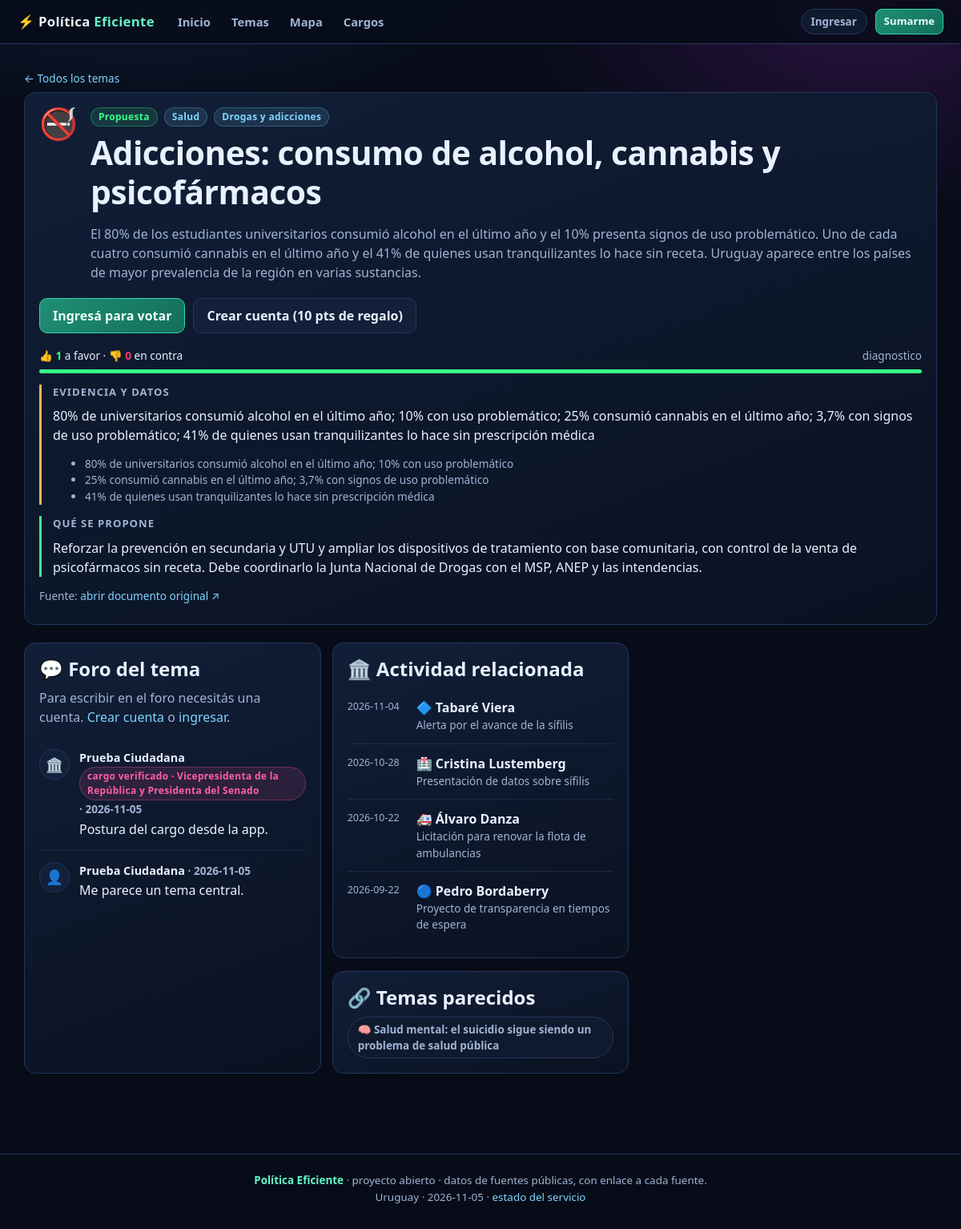
/tema/adicciones-y-consumo, run on the app's committed database.
### tables this page shows
CREATE TABLE temas (
    id INTEGER PRIMARY KEY AUTOINCREMENT,
    slug TEXT UNIQUE NOT NULL,
    tipo TEXT NOT NULL DEFAULT 'propuesta',
    titulo TEXT NOT NULL,
    resumen TEXT NOT NULL DEFAULT '',
    categoria TEXT NOT NULL DEFAULT 'Social',
    subcategoria TEXT NOT NULL DEFAULT '',
    emoji TEXT NOT NULL DEFAULT '📌',
    problema TEXT NOT NULL DEFAULT '',
    evidencia TEXT NOT NULL DEFAULT '',
    propuesta TEXT NOT NULL DEFAULT '',
    datos_clave TEXT NOT NULL DEFAULT '',
    urgencia TEXT NOT NULL DEFAULT 'media',
    etapa TEXT NOT NULL DEFAULT 'propuesta',
    impacto TEXT NOT NULL DEFAULT 'medio',
    estado_legal TEXT NOT NULL DEFAULT '',
    fuente_url TEXT,
    verificado SMALLINT NOT NULL DEFAULT 0,
    creado TEXT NOT NULL
);

CREATE TABLE opiniones (
    id INTEGER PRIMARY KEY AUTOINCREMENT,
    tema_id INTEGER NOT NULL,
    usuario_id INTEGER NOT NULL,
    politico_id INTEGER,
    padre_id INTEGER,
    texto TEXT NOT NULL,
    creado TEXT NOT NULL
);

CREATE TABLE usuarios (
    id INTEGER PRIMARY KEY AUTOINCREMENT,
    email TEXT UNIQUE NOT NULL,
    nombre TEXT NOT NULL,
    clave_hash TEXT NOT NULL,
    rol TEXT NOT NULL DEFAULT 'ciudadano',
    puntos INTEGER NOT NULL DEFAULT 0,
    intereses TEXT NOT NULL DEFAULT '',
    departamento TEXT NOT NULL DEFAULT '',
    creado TEXT NOT NULL,
    ultimo_acceso TEXT
);

CREATE TABLE politicos (
    id INTEGER PRIMARY KEY AUTOINCREMENT,
    slug TEXT UNIQUE NOT NULL,
    nombre TEXT NOT NULL,
    cargo TEXT NOT NULL DEFAULT '',
    camara TEXT NOT NULL DEFAULT '',
    organismo TEXT NOT NULL DEFAULT '',
    partido TEXT NOT NULL DEFAULT '',
    departamento TEXT NOT NULL DEFAULT '',
    emoji TEXT NOT NULL DEFAULT '🏛️',
    funciones TEXT NOT NULL DEFAULT '',
    email_publico TEXT,
    telefono_oficina TEXT,
    celular_publico TEXT,
    web TEXT,
    contacto_fuente_url TEXT,
    verificado SMALLINT NOT NULL DEFAULT 0,
    usuario_id INTEGER,
    creado TEXT NOT NULL
);

CREATE TABLE acciones (
    id INTEGER PRIMARY KEY AUTOINCREMENT,
    politico_id INTEGER NOT NULL,
    titulo TEXT NOT NULL,
    descripcion TEXT NOT NULL DEFAULT '',
    estado TEXT NOT NULL DEFAULT 'pendiente',
    fecha TEXT,
    tema_categoria TEXT NOT NULL DEFAULT '',
    fuente_url TEXT,
    creado TEXT NOT NULL
);

### app.py (the view)
@app.route("/tema/<slug>")
def tema(slug):
    with dbm.abrir() as db:
        t = db.uno(
            """SELECT t.*,
                  (SELECT COUNT(*) FROM votos v WHERE v.tema_id = t.id AND v.valor = 1) AS a_favor,
                  (SELECT COUNT(*) FROM votos v WHERE v.tema_id = t.id AND v.valor = -1) AS en_contra
               FROM temas t WHERE t.slug = ?""",
            (slug,),
        )
        if not t:
            abort(404)
        mi_voto = None
        yo = auth.usuario_actual()
        if yo:
            fila = db.uno(
                "SELECT valor FROM votos WHERE usuario_id = ? AND tema_id = ?",
                (yo["id"], t["id"]),
            )
            mi_voto = fila["valor"] if fila else None
        opiniones = db.todos(
            """SELECT o.*, u.nombre, u.puntos,
                      p.nombre AS politico_nombre, p.cargo AS politico_cargo
               FROM opiniones o JOIN usuarios u ON u.id = o.usuario_id
               LEFT JOIN politicos p ON p.id = o.politico_id
               WHERE o.tema_id = ? ORDER BY o.id DESC""",
            (t["id"],),
        )
        posicionados = db.todos(
            """SELECT p.*, pos.valor, pos.nota FROM posiciones pos
               JOIN politicos p ON p.id = pos.politico_id
               WHERE pos.tema_id = ? ORDER BY pos.valor DESC""",
            (t["id"],),
        )
        relacionados = db.todos(
            """SELECT slug, titulo, emoji, categoria FROM temas
               WHERE categoria = ? AND id != ? ORDER BY id DESC LIMIT 5""",
            (t["categoria"], t["id"]),
        )
        acciones = db.todos(
            """SELECT a.*, p.nombre, p.emoji FROM acciones a JOIN politicos p ON p.id = a.politico_id
               WHERE a.tema_categoria = ? ORDER BY a.fecha DESC NULLS LAST LIMIT 6""",
            (t["categoria"],),
        )
    return render_template(
        "tema.html", t=t, mi_voto=mi_voto, opiniones=opiniones,
        posicionados=posicionados, relacionados=relacionados, acciones=acciones,
    )

### app.py (called while the page is built)
@app.context_processor
def inyectar():
    yo = auth.usuario_actual()
    if yo:
        yo["nivel"] = gamificacion.nivel(yo["puntos"])
        yo["grupo"] = gamificacion.datos_grupo(
            gamificacion.grupo(yo["puntos"], yo["acciones"], yo["intereses"] or "")
        )
    with dbm.abrir() as db:
        categorias = [
            f["categoria"]
            for f in db.todos(
                "SELECT categoria, COUNT(*) AS n FROM temas GROUP BY categoria ORDER BY n DESC"
            )
        ]
    return {
        "yo": yo,
        "categorias": categorias,
        "GRUPOS": gamificacion.GRUPOS,
        "ahora": dbm.ahora()[:10],
    }

@app.template_filter("cat")
def filtro_cat(valor):
    return NOMBRES_CATEGORIA.get(valor, valor)

@app.template_filter("datos")
def filtro_datos(texto):
    if not texto:
        return []
    texto = str(texto).strip()
    if texto.startswith("["):
        try:
            return [str(x) for x in json.loads(texto)]
        except ValueError:
            return []
    return [parte.strip() for parte in texto.split(";") if parte.strip()]

@app.after_request
def cabeceras(resp):
    resp.headers.setdefault("X-Content-Type-Options", "nosniff")
    resp.headers.setdefault("Referrer-Policy", "same-origin")
    return resp

@app.teardown_appcontext
def cerrar_base(_excepcion=None):
    conexion = g.pop("db", None)
    if conexion is not None:
        conexion.cerrar()

### auth.py (called while the page is built, shortened)
def usuario_actual():
    if "usuario" in g:
        return g.usuario
    uid = session.get("usuario_id")
    g.usuario = None
    return g.usuario

### db.py (called while the page is built, shortened)
def ahora():
    return datetime.now(timezone.utc).isoformat(timespec="seconds")

def conectar():
    c = sqlite3.connect(RUTA_DB, timeout=15)
    c.row_factory = sqlite3.Row
    c.execute("PRAGMA foreign_keys = ON")
    return c

def _traducir(sql):
    return sql.replace("?", "%s") if ES_PG else sql

@contextmanager
def abrir():
    if has_app_context():
        if "db" not in g:
            g.db = DB()
        db = g.db
        try:
            yield db
            db.commit()
        except Exception:
            db.rollback()
            raise
        return

    def ejecutar(self, sql, params=()):
        cur = self.c.cursor()
        cur.execute(_traducir(sql), params)
        return cur

    def uno(self, sql, params=()):
        fila = self.ejecutar(sql, params).fetchone()
        return dict(fila) if fila is not None else None

    def commit(self):
        self.c.commit()

### templates/tema.html (shortened to what this page needs)
{% extends "base.html" %}
{% block cuerpo %}
<p class="chico"><a href="{{ url_for('temas') }}">← Todos los temas</a></p>
<article class="panel">
  <div class="cabecera-tema">
    <span class="emoji">{{ t.emoji }}</span>
    <div style="flex:1">
      <div class="chips" style="margin-bottom:8px">
        <span class="etiqueta {% if t.tipo == 'ley' %}ambar{% else %}verde{% endif %}">
          {% if t.tipo == 'ley' %}Ley ineficaz{% else %}Propuesta{% endif %}
        </span>
        <span class="etiqueta">{{ t.categoria|cat }}</span>
        {% if t.subcategoria %}<span class="etiqueta">{{ t.subcategoria }}</span>{% endif %}
      </div>
      <h1>{{ t.titulo }}</h1>
      {% if t.resumen %}<p class="suave">{{ t.resumen }}</p>{% endif %}
    </div>
  </div>
  <div class="votar">
    {% if yo %}
      <form method="post" action="{{ url_for('votar', slug=t.slug) }}">
        <input type="hidden" name="valor" value="1">
        <button class="boton favor {% if mi_voto == 1 %}activo{% endif %}" type="submit">👍 A favor</button>
      </form>
      <form method="post" action="{{ url_for('votar', slug=t.slug) }}">
        <input type="hidden" name="valor" value="-1">
        <button class="boton contra {% if mi_voto == -1 %}activo{% endif %}" type="submit">👎 En contra</button>
      </form>
      <span class="chico suave">Un voto por tema; podés cambiarlo o quitarlo.</span>
    {% else %}
      <a class="boton principal" href="{{ url_for('ingresar', volver=request.path) }}">Ingresá para votar</a>
      <a class="boton" href="{{ url_for('registro') }}">Crear cuenta (10 pts de regalo)</a>
    {% endif %}
  </div>
  <div class="fila entre chico" style="margin-top:6px">
    <span><b class="conteo" style="color:var(--verde)">👍 {{ t.a_favor }}</b> a favor ·
          <b class="conteo" style="color:var(--rojo)">👎 {{ t.en_contra }}</b> en contra</span>
    <span class="suave">{{ t.etapa|replace('_', ' ') }}</span>
  </div>
  <div class="barra-apoyo" style="margin-top:6px">
    <i style="width:{{ (100 * t.a_favor / (t.a_favor + t.en_contra)) if (t.a_favor + t.en_contra) else 0 }}%"></i>
  </div>
  {% if t.evidencia %}
    <div class="bloque evidencia">
      <h4>Evidencia y datos</h4>
      <p>{{ t.evidencia }}</p>
      {% set datos = t.datos_clave|datos %}
      {% if datos %}
        <ul class="chico suave">
          {% for d in datos %}<li>{{ d }}</li>{% endfor %}
        </ul>
      {% endif %}
    </div>
  {% endif %}
  {% if t.propuesta %}
    <div class="bloque propuesta">
      <h4>Qué se propone</h4>
      <p>{{ t.propuesta }}</p>
    </div>
  {% endif %}
  {% if t.fuente_url %}
    <p class="chico suave">Fuente: <a href="{{ t.fuente_url }}" target="_blank" rel="noopener">abrir documento original ↗</a></p>
  {% endif %}
</article>
<section style="margin-top:22px" class="grid">
  <div class="panel" id="foro">
    <h2>💬 Foro del tema</h2>
    {% if yo %}
      <form method="post" action="{{ url_for('opinar', slug=t.slug) }}">
        <label for="texto">Tu opinión</label>
        <textarea id="texto" name="texto" maxlength="2000" placeholder="Qué pensás, qué falta, qué cambiarías…" required></textarea>
        <div class="fila entre" style="margin-top:8px">
          <span class="chico suave">+{{ 5 }} puntos por opinar</span>
          <button class="boton principal" type="submit">Publicar</button>
        </div>
      </form>
    {% else %}
      <p class="suave">Para escribir en el foro necesitás una cuenta. <a href="{{ url_for('registro') }}">Crear cuenta</a> o <a href="{{ url_for('ingresar', volver=request.path) }}">ingresar</a>.</p>
    {% endif %}
    <div style="margin-top:14px">
      {% for o in opiniones %}
        <div class="opinion">
          <span class="avatar">{{ '🏛️' if o.politico_id else '👤' }}</span>
          <div>
            <div class="quien">
              {{ o.nombre }}
              {% if o.politico_id %}<span class="etiqueta rosa">cargo verificado · {{ o.politico_cargo }}</span>{% endif %}
              <span class="chico suave">· {{ o.creado[:10] }}</span>
            </div>
            <p class="texto">{{ o.texto }}</p>
          </div>
        </div>
      {% else %}
        <p class="suave chico">Todavía no hay opiniones. Abrí el debate.</p>
      {% endfor %}
    </div>
  </div>
  <div class="pila">
    {% if acciones %}
      <div class="panel">
        <h2>🏛️ Actividad relacionada</h2>
        {% for a in acciones %}
          <div class="actividad">
            <span class="fecha">{{ a.fecha or 'sin fecha' }}</span>
            <div>
              <b>{{ a.emoji }} {{ a.nombre }}</b>
              <div class="chico suave">{{ a.titulo }}</div>
            </div>
          </div>
        {% endfor %}
      </div>
    {% endif %}
    {% if relacionados %}
      <div class="panel">
        <h2>🔗 Temas parecidos</h2>
        <div class="pila" style="margin-top:8px">
          {% for r in relacionados %}
            <a class="chip" href="{{ url_for('tema', slug=r.slug) }}">{{ r.emoji }} {{ r.titulo }}</a>
          {% endfor %}
        </div>
      </div>
    {% endif %}
  </div>
</section>
{% endblock %}

### static/css/estilo.css (style rules this page uses)
:root { --fondo: #070c18; --panel: #0f1a2e; --panel2: #12203a; --borde: #22375c; --texto: #e8f1ff; --suave: #9fb4d4; --neon: #63f5c8; --azul: #7fd4ff; --rosa: #ff5fa2; --ambar: #ffb84c; --verde: #39ff88; --rojo: #ff3b6b; --radio: 14px; }
* { box-sizing: border-box; }
body { margin: 0; background: radial-gradient(900px 500px at 15% -10%, #12294d 0%, transparent 60%), radial-gradient(800px 500px at 90% 0%, #2a1240 0%, transparent 55%), var(--fondo); color: var(--texto); font-family: "Segoe UI", system-ui, -apple-system, sans-serif; font-size: 16px; line-height: 1.5; min-height: 100vh; }
a { color: var(--azul); text-decoration: none; }
h1, h2, h3 { line-height: 1.2; margin: 0 0 .4em; }
h1 { font-size: clamp(1.7rem, 3.4vw, 2.6rem); letter-spacing: -.5px; }
h2 { font-size: clamp(1.2rem, 2vw, 1.5rem); }
p { margin: .5em 0; }
small, .chico { font-size: .85rem; }
.suave { color: var(--suave); }
.pila { display: grid; gap: 16px; }
.fila { display: flex; gap: 12px; flex-wrap: wrap; align-items: center; }
.entre { justify-content: space-between; }
.grid { display: grid; gap: 14px; grid-template-columns: repeat(auto-fill, minmax(290px, 1fr)); }
.panel { background: linear-gradient(160deg, rgba(18, 32, 58, .92), rgba(10, 18, 34, .92)); border: 1px solid var(--borde); border-radius: var(--radio); padding: 18px; }
.boton, button.boton { display: inline-flex; align-items: center; gap: 7px; padding: 9px 16px; border-radius: 10px; border: 1px solid var(--borde); background: var(--panel2); color: var(--texto); font: inherit; font-weight: 600; cursor: pointer; transition: .15s; }
.boton.principal { background: linear-gradient(135deg, #1f8f74, #146e5c); border-color: #2fd6ac; color: #eafff8; }
.chips { display: flex; gap: 8px; flex-wrap: wrap; }
.chip { padding: 5px 12px; border-radius: 999px; border: 1px solid var(--borde); background: var(--panel); color: var(--suave); font-size: .84rem; font-weight: 600; }
.etiqueta { display: inline-block; padding: 2px 9px; border-radius: 999px; font-size: .75rem; font-weight: 700; letter-spacing: .3px; background: rgba(127, 212, 255, .12); color: var(--azul); border: 1px solid rgba(127, 212, 255, .25); }
.etiqueta.verde { background: rgba(57, 255, 136, .12); color: var(--verde); border-color: rgba(57, 255, 136, .3); }
.etiqueta.rosa { background: rgba(255, 95, 162, .12); color: var(--rosa); border-color: rgba(255, 95, 162, .3); }
.barra-apoyo { height: 5px; border-radius: 3px; background: rgba(255, 59, 107, .35); overflow: hidden; }
.barra-apoyo i { display: block; height: 100%; background: var(--verde); }
.cabecera-tema { display: flex; gap: 16px; align-items: flex-start; }
.cabecera-tema .emoji { font-size: 2.4rem; line-height: 1; }
.bloque { border-left: 3px solid var(--borde); padding-left: 14px; margin: 14px 0; }
.bloque.propuesta { border-color: var(--verde); }
.bloque.evidencia { border-color: var(--ambar); }
.bloque h4 { margin: 0 0 4px; font-size: .82rem; letter-spacing: 1px; text-transform: uppercase; color: var(--suave); }
.votar { display: flex; gap: 10px; flex-wrap: wrap; align-items: center; padding: 12px 0; }
.opinion { display: flex; gap: 12px; padding: 14px 0; border-bottom: 1px solid rgba(34, 55, 92, .6); }
.opinion:last-child { border-bottom: 0; }
.avatar { width: 38px; height: 38px; border-radius: 50%; flex: 0 0 38px; display: grid; place-items: center; font-size: 1.1rem; background: var(--panel2); border: 1px solid var(--borde); }
.opinion .texto { margin: 2px 0 0; white-space: pre-wrap; }
.opinion .quien { font-weight: 700; font-size: .9rem; }
.actividad { display: flex; gap: 12px; padding: 12px 0; border-bottom: 1px solid rgba(34, 55, 92, .6); }
.actividad:last-child { border-bottom: 0; }
.actividad .fecha { flex: 0 0 74px; font-size: .78rem; color: var(--suave); padding-top: 2px; }

### data on the page
temas: emoji "🚭", categoria|cat "Salud", subcategoria "Drogas y adicciones", titulo "Adicciones: consumo de alcohol, cannabis y psicofármacos", resumen "El 80% de los estudiantes universitarios consumió alcohol en el último año y el 10% presenta signos de uso problemático. Uno de cada cuatro consumió cannabis en el último año y el 41% de quienes usan tranquilizantes lo hace sin receta. Uruguay aparece entre los países de mayor prevalencia de la región en varias sustancias.", etapa "diagnostico", evidencia "80% de universitarios consumió alcohol en el último año; 10% con uso problemático; 25% consumió cannabis en el último año; 3,7% con signos de uso problemático; 41% de quienes usan tranquilizantes lo hace sin prescripción médica", propuesta "Reforzar la prevención en secundaria y UTU y ampliar los dispositivos de tratamiento con base comunitaria, con control de la venta de psicofármacos sin receta. Debe coordinarlo la Junta Nacional de Drogas con el MSP, ANEP y las intendencias."
opiniones: politico_id "🏛️", nombre "Prueba Ciudadana", politico_cargo "Vicepresidenta de la República y Presidenta del Senado", creado "2026-11-05", texto "Postura del cargo desde la app."
opiniones: politico_id "👤", nombre "Prueba Ciudadana", creado "2026-11-05", texto "Me parece un tema central."
acciones: fecha "2026-11-04", emoji "🔷", nombre "Tabaré Viera", titulo "Alerta por el avance de la sífilis"
acciones: fecha "2026-10-28", emoji "🏥", nombre "Cristina Lustemberg", titulo "Presentación de datos sobre sífilis"
acciones: fecha "2026-10-22", emoji "🚑", nombre "Álvaro Danza", titulo "Licitación para renovar la flota de ambulancias"
acciones: fecha "2026-09-22", emoji "🔵", nombre "Pedro Bordaberry", titulo "Proyecto de transparencia en tiempos de espera"
temas: emoji "🧠", titulo "Salud mental: el suicidio sigue siendo un problema de salud pública"

### other printed values
{{ t.a_favor }} "1"
{{ t.en_contra }} "0"
{{ d }} "80% de universitarios consumió alcohol en el último año; 10% con uso problemático" "25% consumió cannabis en el último año; 3,7% con signos de uso problemático" "41% de quienes usan tranquilizantes lo hace sin prescripción médica"
{{ ahora }} "2026-11-05"
